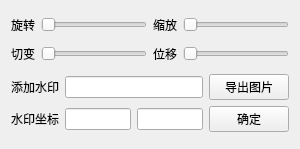
<?xml version="1.0" encoding="UTF-8"?>
<ui version="4.0">
 <class>ControlFrame</class>
 <widget class="QWidget" name="ControlFrame">
  <property name="geometry">
   <rect>
    <x>0</x>
    <y>0</y>
    <width>300</width>
    <height>149</height>
   </rect>
  </property>
  <property name="windowTitle">
   <string>Form</string>
  </property>
  <layout class="QGridLayout" name="gridLayout_2">
   <item row="0" column="0">
    <widget class="QLabel" name="label_1">
     <property name="text">
      <string>旋转</string>
     </property>
    </widget>
   </item>
   <item row="0" column="1">
    <widget class="QSlider" name="rotateSlider">
     <property name="maximum">
      <number>360</number>
     </property>
     <property name="orientation">
      <enum>Qt::Orientation::Horizontal</enum>
     </property>
    </widget>
   </item>
   <item row="0" column="2">
    <widget class="QLabel" name="label_4">
     <property name="text">
      <string>缩放</string>
     </property>
    </widget>
   </item>
   <item row="0" column="3">
    <widget class="QSlider" name="scaleSlider">
     <property name="maximum">
      <number>100</number>
     </property>
     <property name="singleStep">
      <number>1</number>
     </property>
     <property name="orientation">
      <enum>Qt::Orientation::Horizontal</enum>
     </property>
    </widget>
   </item>
   <item row="1" column="0">
    <widget class="QLabel" name="label_3">
     <property name="text">
      <string>切变</string>
     </property>
    </widget>
   </item>
   <item row="1" column="1">
    <widget class="QSlider" name="shearSlider">
     <property name="maximum">
      <number>20</number>
     </property>
     <property name="orientation">
      <enum>Qt::Orientation::Horizontal</enum>
     </property>
    </widget>
   </item>
   <item row="1" column="2">
    <widget class="QLabel" name="label_2">
     <property name="text">
      <string>位移</string>
     </property>
    </widget>
   </item>
   <item row="1" column="3">
    <widget class="QSlider" name="translateSlider">
     <property name="maximum">
      <number>100</number>
     </property>
     <property name="orientation">
      <enum>Qt::Orientation::Horizontal</enum>
     </property>
    </widget>
   </item>
   <item row="2" column="0" colspan="4">
    <layout class="QGridLayout" name="gridLayout">
     <item row="2" column="1">
      <layout class="QHBoxLayout" name="horizontalLayout">
       <item>
        <widget class="QLineEdit" name="yPosInput"/>
       </item>
       <item>
        <widget class="QLineEdit" name="xPosInput"/>
       </item>
      </layout>
     </item>
     <item row="1" column="1">
      <widget class="QLineEdit" name="textInput"/>
     </item>
     <item row="2" column="0">
      <widget class="QLabel" name="label_6">
       <property name="text">
        <string>水印坐标</string>
       </property>
      </widget>
     </item>
     <item row="1" column="0">
      <widget class="QLabel" name="label_5">
       <property name="text">
        <string>添加水印</string>
       </property>
      </widget>
     </item>
     <item row="2" column="2">
      <widget class="QPushButton" name="addTextButton">
       <property name="text">
        <string>确定</string>
       </property>
      </widget>
     </item>
     <item row="1" column="2">
      <widget class="QPushButton" name="exportButton">
       <property name="text">
        <string>导出图片</string>
       </property>
      </widget>
     </item>
    </layout>
   </item>
  </layout>
 </widget>
 <tabstops>
  <tabstop>rotateSlider</tabstop>
  <tabstop>scaleSlider</tabstop>
  <tabstop>shearSlider</tabstop>
  <tabstop>translateSlider</tabstop>
  <tabstop>textInput</tabstop>
  <tabstop>yPosInput</tabstop>
  <tabstop>xPosInput</tabstop>
  <tabstop>addTextButton</tabstop>
  <tabstop>exportButton</tabstop>
 </tabstops>
 <resources/>
 <connections/>
</ui>
